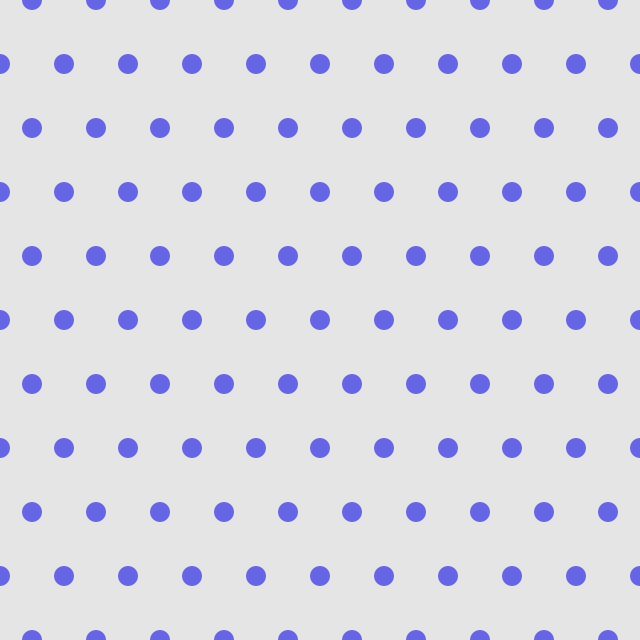
Frame 1 (no input)
Frame 60 (the mouse pressed at the canvas centre just before this capture): identical to frame 1, image omitted
Frame 120 (the mouse held since frame 60 and released just before this capture): identical to frame 1, image omitted

The Processing sketch that drew this single still picture (run headless with seeded random() and noise(); from frame 60 on, the mouse is pressed at the canvas centre):

// Processing sketch: sketch_040
// ── sketch_040.pde
void setup() {
    size(640, 640);
    colorMode(RGB, 10);
    background(9);
    noStroke();
    
    fill(4, 4, 9);
    boolean offset = false;
    int loopNum = 10;
    
    for(int y = 0; y <= loopNum; y++){
        for(int x = 0; x <= loopNum; x++){
            if(offset){
                ellipse(x * width/loopNum, y * height/loopNum, 20, 20);
            } else {
                ellipse(x * width/loopNum + (width/loopNum)/2,  y * height/loopNum, 20, 20);
            }
        }
        offset = !offset;
    }
}

void draw() {
}

void keyTyped() {
    if (key == 's' || key == 'S') {
        save("screen.png");
    }
}
